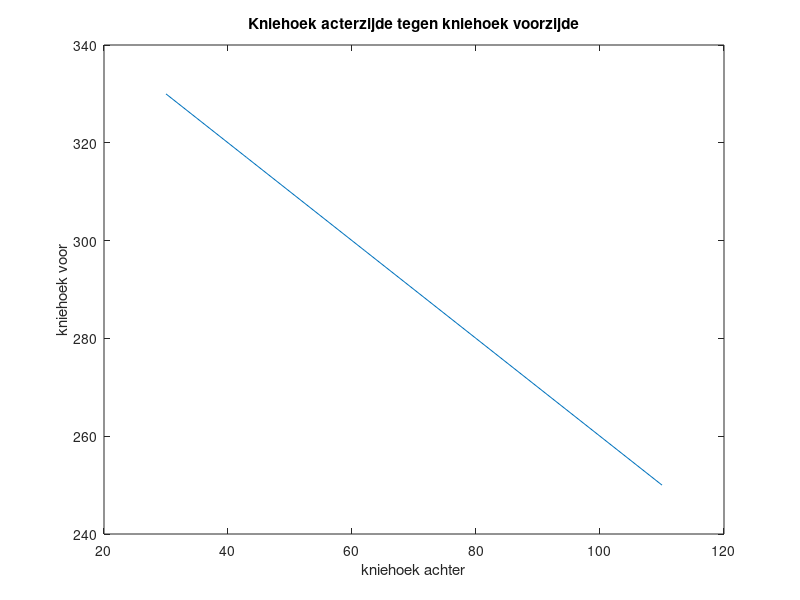

Here is the MATLAB script that generated this plot:
%% =========== BLIJF VAN HET ONDERSTAANDE CODE COMMENTAAR AF! =============
%                    |bb445810bd5fcfe6e97674c2d2375c92|
%                            1811231301
%
% LEES DE VOLGENDE REGELS:
%
% 1 -   De volgende AANGEMAAKTE onderdelen mag je NIET aanpassen:
%                           A: Bestandsnamen
%                           B: Commentaar bij de code
%                           C: Folders en folderstructuur
%       Doe je dat toch dan krijg je GEEN punten voor deze opdracht.
% 2 -   Als dit bestand niet uit te voeren valt, bijvoorbeeld doordat je
%       tijdens het uitvoeren een foutmelding krijgt, krijg je GEEN punten!
% 3 -   Elke variabele waar 'NaN' aan is toegekend moet JIJ bewerken.
% 4 -   Je maakt de opdracht in dit bestand. Vul het bestand alleen aan met
%       voor de opdracht nuttige code. Doe je dit niet, dan kan dat een
%       vermindering van het te verdienen aantal punten tot gevolg hebben.
% 5 -   Door JOU geschreven commentaarregels (met %% of %) worden niet
%       door ons gelezen of gebruikt. 
% 6 -   Matlab is case-sensitive (hoofdlettergevoelig). De 
%       variabelen: 'aa', 'aA', 'Aa' en 'AA' zijn allemaal verschillend. 
%       Let dus goed op!
% 7 -   Als je programma een eeuwige-lus bevat (lees: nooit stopt met
%       uitvoeren) krijg je GEEN punten.
% 
% Opdrachtbeschrijving:
% Deze opdracht bestaat uit het schrijven/aanvullen van een SCRIPT. De
% specifieke opdracht staat hieronder.
%
% LET OP!
% Exacte naamgeving is heel belangrijk! Merk bv. het verschil op tussen
% de twee variabelen: 'mekker' en de variabele 'Mekker'. Matlab maakt dus 
% onderscheid tussen kleine letters en hoofdletters.
%
%% =========== BLIJF VAN HET BOVENSTAANDE CODE COMMENTAAR AF! =============
 
%% Opdracht 5
%
% Gegeven onderstaande code waarmee je de kniehoek in graden, gemeten
% aan de achterzijde, tijdens een kniebeweging genereert. 
% 
% Bepaal met  behulp van een lus (while/for) de gelijktijdig optredende 
% kniehoek aan de voorzijde. 
% Zet deze kniehoek in een variabele met de naam phiVoor.
% Plot de kniehoek aan de achterzijde tegen de kniehoek aan de 
% voorzijde (y-as)
%
% Geef de plot de titel "Kniehoek acterzijde tegen kniehoek voorzijde"
% en geef de x-as en y-as een naam.

close all
kniehoekAchter = [30 35 39 43 49 59 62 80 110];

phiVoor = zeros(size(kniehoekAchter));
for i = 1:size(kniehoekAchter,2)
    phiVoor(i) = 360-kniehoekAchter(i);
end    
figure
plot(kniehoekAchter,phiVoor)
title("Kniehoek acterzijde tegen kniehoek voorzijde");
xlabel('kniehoek achter');
ylabel('kniehoek voor');
